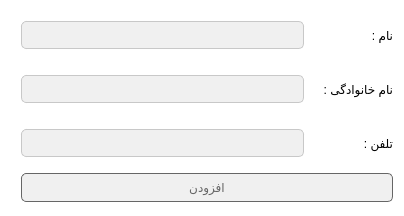
<?xml version="1.0" encoding="UTF-8"?>
<ui version="4.0">
 <class>AddContactWindow</class>
 <widget class="QDialog" name="AddContactWindow">
  <property name="geometry">
   <rect>
    <x>0</x>
    <y>0</y>
    <width>404</width>
    <height>216</height>
   </rect>
  </property>
  <property name="baseSize">
   <size>
    <width>500</width>
    <height>0</height>
   </size>
  </property>
  <property name="windowTitle">
   <string>Dialog</string>
  </property>
  <property name="styleSheet">
   <string notr="true">QWidget{
background-color: rgb(255, 255, 255);
}</string>
  </property>
  <layout class="QGridLayout" name="gridLayout">
   <property name="sizeConstraint">
    <enum>QLayout::SetDefaultConstraint</enum>
   </property>
   <item row="0" column="1">
    <widget class="QLabel" name="LabelFirstName">
     <property name="styleSheet">
      <string notr="true">QWidget{
	font: 8pt &quot;IRANSans&quot;;
}</string>
     </property>
     <property name="text">
      <string>نام : </string>
     </property>
    </widget>
   </item>
   <item row="1" column="1">
    <widget class="QLabel" name="LabelLastName">
     <property name="styleSheet">
      <string notr="true">QWidget{
	font: 8pt &quot;IRANSans&quot;;
}</string>
     </property>
     <property name="text">
      <string>نام خانوادگی : </string>
     </property>
    </widget>
   </item>
   <item row="0" column="0">
    <widget class="QLineEdit" name="TxtFirstName">
     <property name="styleSheet">
      <string notr="true">QLineEdit{
margin:10px;
padding:5px;
	background-color: rgb(240, 240, 240);
	border:1px solid;
	border-color: rgb(200, 200, 200);
	border-radius:5px;
	font: 8pt &quot;IRANSans&quot;;
}</string>
     </property>
    </widget>
   </item>
   <item row="2" column="1">
    <widget class="QLabel" name="LabelPhone">
     <property name="styleSheet">
      <string notr="true">QWidget{
	font: 8pt &quot;IRANSans&quot;;
}</string>
     </property>
     <property name="text">
      <string>تلفن : </string>
     </property>
    </widget>
   </item>
   <item row="1" column="0">
    <widget class="QLineEdit" name="TxtLastName">
     <property name="styleSheet">
      <string notr="true">QLineEdit{
margin:10px;
padding:5px;
	background-color: rgb(240, 240, 240);
	border:1px solid;
	border-color: rgb(200, 200, 200);
	border-radius:5px;
	font: 8pt &quot;IRANSans&quot;;
}</string>
     </property>
    </widget>
   </item>
   <item row="2" column="0">
    <widget class="QLineEdit" name="TxtPhone">
     <property name="styleSheet">
      <string notr="true">QLineEdit{
margin:10px;
padding:5px;
	background-color: rgb(240, 240, 240);
	border:1px solid;
	border-color: rgb(200, 200, 200);
	border-radius:5px;
	font: 8pt &quot;IRANSans&quot;;
}</string>
     </property>
    </widget>
   </item>
   <item row="3" column="0" colspan="2">
    <widget class="QPushButton" name="BtnSubmit">
     <property name="styleSheet">
      <string notr="true">QPushButton:pressed {
     background-color:   rgb(102, 102, 102);
	color: rgb(240, 240, 240);
}
QPushButton {
     background-color:  rgb(240, 240, 240);
	color: rgb(102, 102, 102);
border: 1px solid  rgb(102, 102, 102);
     border-radius: 5px;
padding:6px;
margin:0px;
margin-left:10px;
}

QPushButton:disabled {
	color: rgb(180, 180, 180);
}</string>
     </property>
     <property name="text">
      <string>افزودن</string>
     </property>
    </widget>
   </item>
  </layout>
 </widget>
 <resources/>
 <connections/>
</ui>
